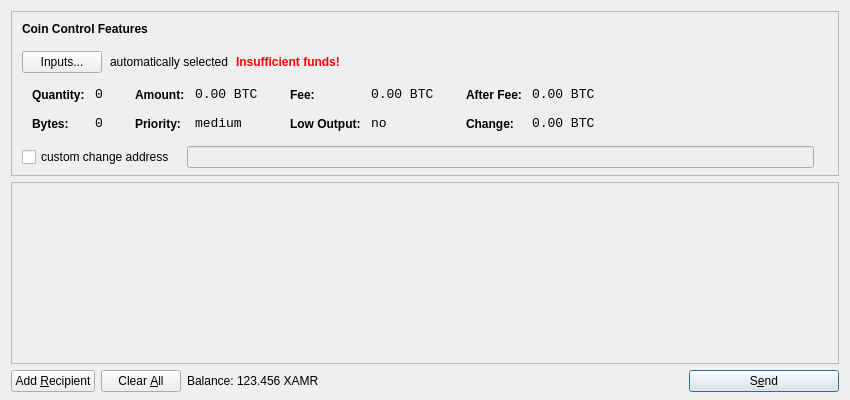
<?xml version="1.0" encoding="UTF-8"?>
<ui version="4.0">
 <class>SendCoinsDialog</class>
 <widget class="QDialog" name="SendCoinsDialog">
  <property name="geometry">
   <rect>
    <x>0</x>
    <y>0</y>
    <width>850</width>
    <height>400</height>
   </rect>
  </property>
  <property name="windowTitle">
   <string>Send Coins</string>
  </property>
  <layout class="QVBoxLayout" name="verticalLayout" stretch="0,1,0">
   <property name="bottomMargin">
    <number>8</number>
   </property>
   <item>
    <widget class="QFrame" name="frameCoinControl">
     <property name="sizePolicy">
      <sizepolicy hsizetype="Expanding" vsizetype="Expanding">
       <horstretch>0</horstretch>
       <verstretch>0</verstretch>
      </sizepolicy>
     </property>
     <property name="maximumSize">
      <size>
       <width>16777215</width>
       <height>16777215</height>
      </size>
     </property>
     <property name="frameShape">
      <enum>QFrame::StyledPanel</enum>
     </property>
     <property name="frameShadow">
      <enum>QFrame::Sunken</enum>
     </property>
     <layout class="QVBoxLayout" name="verticalLayoutCoinControl2">
      <property name="spacing">
       <number>-1</number>
      </property>
      <property name="leftMargin">
       <number>0</number>
      </property>
      <property name="topMargin">
       <number>0</number>
      </property>
      <property name="rightMargin">
       <number>0</number>
      </property>
      <property name="bottomMargin">
       <number>6</number>
      </property>
      <item>
       <layout class="QVBoxLayout" name="verticalLayoutCoinControl" stretch="0,0,0,0,1">
        <property name="spacing">
         <number>0</number>
        </property>
        <property name="leftMargin">
         <number>10</number>
        </property>
        <property name="topMargin">
         <number>10</number>
        </property>
        <item>
         <layout class="QHBoxLayout" name="horizontalLayoutCoinControl1">
          <property name="bottomMargin">
           <number>15</number>
          </property>
          <item>
           <widget class="QLabel" name="labelCoinControlFeatures">
            <property name="sizePolicy">
             <sizepolicy hsizetype="Preferred" vsizetype="Maximum">
              <horstretch>0</horstretch>
              <verstretch>0</verstretch>
             </sizepolicy>
            </property>
            <property name="font">
             <font>
              <weight>75</weight>
              <bold>true</bold>
             </font>
            </property>
            <property name="styleSheet">
             <string notr="true">font-weight:bold;</string>
            </property>
            <property name="text">
             <string>Coin Control Features</string>
            </property>
           </widget>
          </item>
         </layout>
        </item>
        <item>
         <layout class="QHBoxLayout" name="horizontalLayoutCoinControl2" stretch="0,0,0,0">
          <property name="spacing">
           <number>8</number>
          </property>
          <property name="bottomMargin">
           <number>10</number>
          </property>
          <item>
           <widget class="QPushButton" name="pushButtonCoinControl">
            <property name="styleSheet">
             <string notr="true"/>
            </property>
            <property name="text">
             <string>Inputs...</string>
            </property>
           </widget>
          </item>
          <item>
           <widget class="QLabel" name="labelCoinControlAutomaticallySelected">
            <property name="text">
             <string>automatically selected</string>
            </property>
            <property name="margin">
             <number>5</number>
            </property>
           </widget>
          </item>
          <item>
           <widget class="QLabel" name="labelCoinControlInsuffFunds">
            <property name="font">
             <font>
              <weight>75</weight>
              <bold>true</bold>
             </font>
            </property>
            <property name="styleSheet">
             <string notr="true">color:red;font-weight:bold;</string>
            </property>
            <property name="text">
             <string>Insufficient funds!</string>
            </property>
            <property name="margin">
             <number>5</number>
            </property>
           </widget>
          </item>
          <item>
           <spacer name="horizontalSpacerCoinControl">
            <property name="orientation">
             <enum>Qt::Horizontal</enum>
            </property>
            <property name="sizeHint" stdset="0">
             <size>
              <width>40</width>
              <height>1</height>
             </size>
            </property>
           </spacer>
          </item>
         </layout>
        </item>
        <item>
         <widget class="QWidget" name="widgetCoinControl" native="true">
          <property name="sizePolicy">
           <sizepolicy hsizetype="Preferred" vsizetype="Preferred">
            <horstretch>0</horstretch>
            <verstretch>0</verstretch>
           </sizepolicy>
          </property>
          <property name="minimumSize">
           <size>
            <width>0</width>
            <height>0</height>
           </size>
          </property>
          <property name="styleSheet">
           <string notr="true"/>
          </property>
          <layout class="QHBoxLayout" name="horizontalLayoutCoinControl5">
           <property name="margin">
            <number>0</number>
           </property>
           <item>
            <layout class="QHBoxLayout" name="horizontalLayoutCoinControl3" stretch="0,0,0,1">
             <property name="spacing">
              <number>20</number>
             </property>
             <property name="topMargin">
              <number>0</number>
             </property>
             <property name="bottomMargin">
              <number>10</number>
             </property>
             <item>
              <layout class="QFormLayout" name="formLayoutCoinControl1">
               <property name="horizontalSpacing">
                <number>10</number>
               </property>
               <property name="verticalSpacing">
                <number>14</number>
               </property>
               <property name="leftMargin">
                <number>10</number>
               </property>
               <property name="topMargin">
                <number>4</number>
               </property>
               <property name="rightMargin">
                <number>6</number>
               </property>
               <item row="0" column="0">
                <widget class="QLabel" name="labelCoinControlQuantityText">
                 <property name="styleSheet">
                  <string notr="true">font-weight:bold;</string>
                 </property>
                 <property name="text">
                  <string>Quantity:</string>
                 </property>
                 <property name="margin">
                  <number>0</number>
                 </property>
                </widget>
               </item>
               <item row="0" column="1">
                <widget class="QLabel" name="labelCoinControlQuantity">
                 <property name="font">
                  <font>
                   <family>Monospace</family>
                   <pointsize>10</pointsize>
                  </font>
                 </property>
                 <property name="cursor">
                  <cursorShape>IBeamCursor</cursorShape>
                 </property>
                 <property name="contextMenuPolicy">
                  <enum>Qt::ActionsContextMenu</enum>
                 </property>
                 <property name="text">
                  <string notr="true">0</string>
                 </property>
                 <property name="margin">
                  <number>0</number>
                 </property>
                 <property name="textInteractionFlags">
                  <set>Qt::LinksAccessibleByMouse|Qt::TextSelectableByKeyboard|Qt::TextSelectableByMouse</set>
                 </property>
                </widget>
               </item>
               <item row="1" column="0">
                <widget class="QLabel" name="labelCoinControlBytesText">
                 <property name="styleSheet">
                  <string notr="true">font-weight:bold;</string>
                 </property>
                 <property name="text">
                  <string>Bytes:</string>
                 </property>
                </widget>
               </item>
               <item row="1" column="1">
                <widget class="QLabel" name="labelCoinControlBytes">
                 <property name="font">
                  <font>
                   <family>Monospace</family>
                   <pointsize>10</pointsize>
                  </font>
                 </property>
                 <property name="cursor">
                  <cursorShape>IBeamCursor</cursorShape>
                 </property>
                 <property name="contextMenuPolicy">
                  <enum>Qt::ActionsContextMenu</enum>
                 </property>
                 <property name="text">
                  <string notr="true">0</string>
                 </property>
                 <property name="textInteractionFlags">
                  <set>Qt::LinksAccessibleByMouse|Qt::TextSelectableByKeyboard|Qt::TextSelectableByMouse</set>
                 </property>
                </widget>
               </item>
              </layout>
             </item>
             <item>
              <layout class="QFormLayout" name="formLayoutCoinControl2">
               <property name="horizontalSpacing">
                <number>10</number>
               </property>
               <property name="verticalSpacing">
                <number>14</number>
               </property>
               <property name="leftMargin">
                <number>6</number>
               </property>
               <property name="topMargin">
                <number>4</number>
               </property>
               <property name="rightMargin">
                <number>6</number>
               </property>
               <item row="0" column="0">
                <widget class="QLabel" name="labelCoinControlAmountText">
                 <property name="styleSheet">
                  <string notr="true">font-weight:bold;</string>
                 </property>
                 <property name="text">
                  <string>Amount:</string>
                 </property>
                 <property name="margin">
                  <number>0</number>
                 </property>
                </widget>
               </item>
               <item row="0" column="1">
                <widget class="QLabel" name="labelCoinControlAmount">
                 <property name="font">
                  <font>
                   <family>Monospace</family>
                   <pointsize>10</pointsize>
                  </font>
                 </property>
                 <property name="cursor">
                  <cursorShape>IBeamCursor</cursorShape>
                 </property>
                 <property name="contextMenuPolicy">
                  <enum>Qt::ActionsContextMenu</enum>
                 </property>
                 <property name="text">
                  <string notr="true">0.00 BTC</string>
                 </property>
                 <property name="textInteractionFlags">
                  <set>Qt::LinksAccessibleByMouse|Qt::TextSelectableByKeyboard|Qt::TextSelectableByMouse</set>
                 </property>
                </widget>
               </item>
               <item row="1" column="0">
                <widget class="QLabel" name="labelCoinControlPriorityText">
                 <property name="styleSheet">
                  <string notr="true">font-weight:bold;</string>
                 </property>
                 <property name="text">
                  <string>Priority:</string>
                 </property>
                </widget>
               </item>
               <item row="1" column="1">
                <widget class="QLabel" name="labelCoinControlPriority">
                 <property name="font">
                  <font>
                   <family>Monospace</family>
                   <pointsize>10</pointsize>
                  </font>
                 </property>
                 <property name="cursor">
                  <cursorShape>IBeamCursor</cursorShape>
                 </property>
                 <property name="contextMenuPolicy">
                  <enum>Qt::ActionsContextMenu</enum>
                 </property>
                 <property name="text">
                  <string>medium</string>
                 </property>
                 <property name="textInteractionFlags">
                  <set>Qt::LinksAccessibleByMouse|Qt::TextSelectableByKeyboard|Qt::TextSelectableByMouse</set>
                 </property>
                </widget>
               </item>
              </layout>
             </item>
             <item>
              <layout class="QFormLayout" name="formLayoutCoinControl3">
               <property name="horizontalSpacing">
                <number>10</number>
               </property>
               <property name="verticalSpacing">
                <number>14</number>
               </property>
               <property name="leftMargin">
                <number>6</number>
               </property>
               <property name="topMargin">
                <number>4</number>
               </property>
               <property name="rightMargin">
                <number>6</number>
               </property>
               <item row="0" column="0">
                <widget class="QLabel" name="labelCoinControlFeeText">
                 <property name="styleSheet">
                  <string notr="true">font-weight:bold;</string>
                 </property>
                 <property name="text">
                  <string>Fee:</string>
                 </property>
                 <property name="margin">
                  <number>0</number>
                 </property>
                </widget>
               </item>
               <item row="0" column="1">
                <widget class="QLabel" name="labelCoinControlFee">
                 <property name="font">
                  <font>
                   <family>Monospace</family>
                   <pointsize>10</pointsize>
                  </font>
                 </property>
                 <property name="cursor">
                  <cursorShape>IBeamCursor</cursorShape>
                 </property>
                 <property name="contextMenuPolicy">
                  <enum>Qt::ActionsContextMenu</enum>
                 </property>
                 <property name="text">
                  <string notr="true">0.00 BTC</string>
                 </property>
                 <property name="textInteractionFlags">
                  <set>Qt::LinksAccessibleByMouse|Qt::TextSelectableByKeyboard|Qt::TextSelectableByMouse</set>
                 </property>
                </widget>
               </item>
               <item row="1" column="0">
                <widget class="QLabel" name="labelCoinControlLowOutputText">
                 <property name="styleSheet">
                  <string notr="true">font-weight:bold;</string>
                 </property>
                 <property name="text">
                  <string>Low Output:</string>
                 </property>
                </widget>
               </item>
               <item row="1" column="1">
                <widget class="QLabel" name="labelCoinControlLowOutput">
                 <property name="font">
                  <font>
                   <family>Monospace</family>
                   <pointsize>10</pointsize>
                  </font>
                 </property>
                 <property name="cursor">
                  <cursorShape>IBeamCursor</cursorShape>
                 </property>
                 <property name="contextMenuPolicy">
                  <enum>Qt::ActionsContextMenu</enum>
                 </property>
                 <property name="text">
                  <string>no</string>
                 </property>
                 <property name="textInteractionFlags">
                  <set>Qt::LinksAccessibleByMouse|Qt::TextSelectableByKeyboard|Qt::TextSelectableByMouse</set>
                 </property>
                </widget>
               </item>
              </layout>
             </item>
             <item>
              <layout class="QFormLayout" name="formLayoutCoinControl4">
               <property name="horizontalSpacing">
                <number>10</number>
               </property>
               <property name="verticalSpacing">
                <number>14</number>
               </property>
               <property name="leftMargin">
                <number>6</number>
               </property>
               <property name="topMargin">
                <number>4</number>
               </property>
               <property name="rightMargin">
                <number>6</number>
               </property>
               <item row="0" column="0">
                <widget class="QLabel" name="labelCoinControlAfterFeeText">
                 <property name="styleSheet">
                  <string notr="true">font-weight:bold;</string>
                 </property>
                 <property name="text">
                  <string>After Fee:</string>
                 </property>
                 <property name="margin">
                  <number>0</number>
                 </property>
                </widget>
               </item>
               <item row="0" column="1">
                <widget class="QLabel" name="labelCoinControlAfterFee">
                 <property name="font">
                  <font>
                   <family>Monospace</family>
                   <pointsize>10</pointsize>
                  </font>
                 </property>
                 <property name="cursor">
                  <cursorShape>IBeamCursor</cursorShape>
                 </property>
                 <property name="contextMenuPolicy">
                  <enum>Qt::ActionsContextMenu</enum>
                 </property>
                 <property name="text">
                  <string notr="true">0.00 BTC</string>
                 </property>
                 <property name="textInteractionFlags">
                  <set>Qt::LinksAccessibleByMouse|Qt::TextSelectableByKeyboard|Qt::TextSelectableByMouse</set>
                 </property>
                </widget>
               </item>
               <item row="1" column="0">
                <widget class="QLabel" name="labelCoinControlChangeText">
                 <property name="styleSheet">
                  <string notr="true">font-weight:bold;</string>
                 </property>
                 <property name="text">
                  <string>Change:</string>
                 </property>
                </widget>
               </item>
               <item row="1" column="1">
                <widget class="QLabel" name="labelCoinControlChange">
                 <property name="font">
                  <font>
                   <family>Monospace</family>
                   <pointsize>10</pointsize>
                  </font>
                 </property>
                 <property name="cursor">
                  <cursorShape>IBeamCursor</cursorShape>
                 </property>
                 <property name="contextMenuPolicy">
                  <enum>Qt::ActionsContextMenu</enum>
                 </property>
                 <property name="text">
                  <string notr="true">0.00 BTC</string>
                 </property>
                 <property name="textInteractionFlags">
                  <set>Qt::LinksAccessibleByMouse|Qt::TextSelectableByKeyboard|Qt::TextSelectableByMouse</set>
                 </property>
                </widget>
               </item>
              </layout>
             </item>
            </layout>
           </item>
          </layout>
         </widget>
        </item>
        <item>
         <layout class="QHBoxLayout" name="horizontalLayoutCoinControl4" stretch="0,0,0">
          <property name="spacing">
           <number>12</number>
          </property>
          <property name="sizeConstraint">
           <enum>QLayout::SetDefaultConstraint</enum>
          </property>
          <property name="topMargin">
           <number>5</number>
          </property>
          <property name="rightMargin">
           <number>5</number>
          </property>
          <item>
           <widget class="QCheckBox" name="checkBoxCoinControlChange">
            <property name="text">
             <string>custom change address</string>
            </property>
           </widget>
          </item>
          <item>
           <widget class="QLineEdit" name="lineEditCoinControlChange">
            <property name="enabled">
             <bool>false</bool>
            </property>
            <property name="sizePolicy">
             <sizepolicy hsizetype="Expanding" vsizetype="Fixed">
              <horstretch>0</horstretch>
              <verstretch>0</verstretch>
             </sizepolicy>
            </property>
           </widget>
          </item>
          <item>
           <widget class="QLabel" name="labelCoinControlChangeLabel">
            <property name="sizePolicy">
             <sizepolicy hsizetype="Preferred" vsizetype="Expanding">
              <horstretch>0</horstretch>
              <verstretch>0</verstretch>
             </sizepolicy>
            </property>
            <property name="minimumSize">
             <size>
              <width>0</width>
              <height>0</height>
             </size>
            </property>
            <property name="text">
             <string/>
            </property>
            <property name="margin">
             <number>3</number>
            </property>
           </widget>
          </item>
         </layout>
        </item>
        <item>
         <spacer name="verticalSpacerCoinControl">
          <property name="orientation">
           <enum>Qt::Vertical</enum>
          </property>
          <property name="sizeHint" stdset="0">
           <size>
            <width>800</width>
            <height>1</height>
           </size>
          </property>
         </spacer>
        </item>
       </layout>
      </item>
     </layout>
    </widget>
   </item>
   <item>
    <widget class="QScrollArea" name="scrollArea">
     <property name="widgetResizable">
      <bool>true</bool>
     </property>
     <widget class="QWidget" name="scrollAreaWidgetContents">
      <property name="geometry">
       <rect>
        <x>0</x>
        <y>0</y>
        <width>830</width>
        <height>165</height>
       </rect>
      </property>
      <layout class="QVBoxLayout" name="verticalLayout_2">
       <property name="margin">
        <number>0</number>
       </property>
       <item>
        <layout class="QVBoxLayout" name="entries">
         <property name="spacing">
          <number>6</number>
         </property>
        </layout>
       </item>
       <item>
        <spacer name="verticalSpacer">
         <property name="orientation">
          <enum>Qt::Vertical</enum>
         </property>
         <property name="sizeHint" stdset="0">
          <size>
           <width>20</width>
           <height>40</height>
          </size>
         </property>
        </spacer>
       </item>
      </layout>
     </widget>
    </widget>
   </item>
   <item>
    <layout class="QHBoxLayout" name="horizontalLayout">
     <item>
      <widget class="QPushButton" name="addButton">
       <property name="toolTip">
        <string>Send to multiple recipients at once</string>
       </property>
       <property name="text">
        <string>Add &amp;Recipient</string>
       </property>
       <property name="icon">
        <iconset resource="../bitcoin.qrc">
         <normaloff>:/icons/add</normaloff>:/icons/add</iconset>
       </property>
       <property name="autoDefault">
        <bool>false</bool>
       </property>
      </widget>
     </item>
     <item>
      <widget class="QPushButton" name="clearButton">
       <property name="sizePolicy">
        <sizepolicy hsizetype="Minimum" vsizetype="Fixed">
         <horstretch>0</horstretch>
         <verstretch>0</verstretch>
        </sizepolicy>
       </property>
       <property name="toolTip">
        <string>Remove all transaction fields</string>
       </property>
       <property name="text">
        <string>Clear &amp;All</string>
       </property>
       <property name="icon">
        <iconset resource="../bitcoin.qrc">
         <normaloff>:/icons/remove</normaloff>:/icons/remove</iconset>
       </property>
       <property name="autoRepeatDelay">
        <number>300</number>
       </property>
       <property name="autoDefault">
        <bool>false</bool>
       </property>
      </widget>
     </item>
     <item>
      <layout class="QHBoxLayout" name="horizontalLayout_2">
       <property name="spacing">
        <number>3</number>
       </property>
       <item>
        <widget class="QLabel" name="label">
         <property name="text">
          <string>Balance:</string>
         </property>
        </widget>
       </item>
       <item>
        <widget class="QLabel" name="labelBalance">
         <property name="cursor">
          <cursorShape>IBeamCursor</cursorShape>
         </property>
         <property name="text">
          <string>123.456 XAMR</string>
         </property>
         <property name="textInteractionFlags">
          <set>Qt::LinksAccessibleByMouse|Qt::TextSelectableByKeyboard|Qt::TextSelectableByMouse</set>
         </property>
        </widget>
       </item>
      </layout>
     </item>
     <item>
      <spacer name="horizontalSpacer">
       <property name="orientation">
        <enum>Qt::Horizontal</enum>
       </property>
       <property name="sizeHint" stdset="0">
        <size>
         <width>40</width>
         <height>20</height>
        </size>
       </property>
      </spacer>
     </item>
     <item>
      <widget class="QPushButton" name="sendButton">
       <property name="minimumSize">
        <size>
         <width>150</width>
         <height>0</height>
        </size>
       </property>
       <property name="toolTip">
        <string>Confirm the send action</string>
       </property>
       <property name="text">
        <string>S&amp;end</string>
       </property>
       <property name="icon">
        <iconset resource="../bitcoin.qrc">
         <normaloff>:/icons/send</normaloff>:/icons/send</iconset>
       </property>
       <property name="default">
        <bool>true</bool>
       </property>
      </widget>
     </item>
    </layout>
   </item>
  </layout>
 </widget>
 <resources>
  <include location="../bitcoin.qrc"/>
 </resources>
 <connections/>
</ui>
